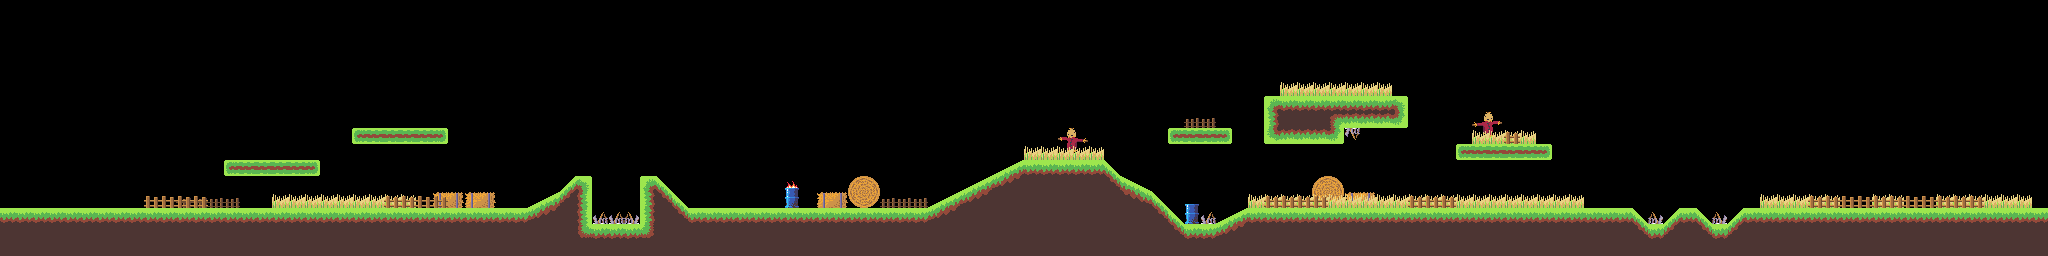

This game map was drawn from its Tiled (.tmx) file and the tilesets committed beside it. A one-line description and the trimmed map source follow:
An orthogonal 128x16 tile map with 16x16 px tiles, 3 tile layers (background, midground, foreground) and 41 objects (player).

<map version="1.5" tiledversion="1.7.0" orientation="orthogonal" renderorder="right-down" width="128" height="16" tilewidth="16" tileheight="16" infinite="0" nextlayerid="8" nextobjectid="87">
 <editorsettings>
  <export target="level_1.lua" format="lua" />
 </editorsettings>
 <tileset firstgid="1" name="tileset" tilewidth="16" tileheight="16" tilecount="64" columns="8">
  <image source="atlas.png" width="128" height="128" />
  <tile id="19">
   <animation>
    <frame tileid="19" duration="200" />
    <frame tileid="20" duration="200" />
    <frame tileid="21" duration="200" />
   </animation>
  </tile>
 </tileset>
 <layer id="3" name="background" width="128" height="16">
  <data>[2048 cells, 20 non-empty, 9 distinct tile ids]</data>
 </layer>
 <layer id="1" name="midground" width="128" height="16">
  <data>[2048 cells, 540 non-empty, 24 distinct tile ids]</data>
 </layer>
 <layer id="5" name="foreground" width="128" height="16">
  <data>[2048 cells, 38 non-empty, 2 distinct tile ids]</data>
 </layer>
 <objectgroup color="#00ff00" id="7" name="goals">
  <object id="81" x="1840" y="0" width="208" height="208" />
 </objectgroup>
 <objectgroup id="2" name="collisions">
  <object id="23" x="0" y="208" width="528" height="16" />
  <object id="28" x="-16" y="0" width="16" height="256" />
  <object id="31" x="592" y="224" width="48" height="16" />
  <object id="34" x="688" y="208" width="240" height="16" />
  <object id="41" x="640" y="176">
   <polygon points="0,0 16,0 48,32 48,48 0,48" />
  </object>
  <object id="42" x="784" y="188" width="16" height="20" />
  <object id="45" x="224" y="160" width="96" height="16" />
  <object id="46" x="352" y="128" width="96" height="16" />
  <object id="48" x="816" y="192" width="32" height="16" />
  <object id="49" x="848" y="176" width="32" height="32" />
  <object id="50" x="528" y="208">
   <polygon points="0,0 32,-16 32,16 0,16" />
  </object>
  <object id="51" x="560" y="192">
   <polygon points="0,0 16,-16 32,-16 32,32 0,32" />
  </object>
  <object id="52" x="1024" y="160" width="80" height="16" />
  <object id="53" x="1184" y="224" width="32" height="16" />
  <object id="54" x="1248" y="208" width="384" height="16" />
  <object id="55" x="928" y="208">
   <polygon points="0,0 96,-48 96,16 0,16" />
  </object>
  <object id="56" x="1104" y="160">
   <polygon points="0,0 0,16 16,16" />
  </object>
  <object id="57" x="1120" y="176">
   <polygon points="0,0 32,16 64,48 64,64 0,64" />
  </object>
  <object id="58" x="1216" y="224">
   <polygon points="0,0 32,-16 32,16 0,16" />
  </object>
  <object id="59" x="1168" y="128" width="64" height="16" />
  <object id="60" x="1264" y="96" width="80" height="48" />
  <object id="61" x="1344" y="96" width="64" height="32" />
  <object id="62" x="1456" y="144" width="96" height="16" />
  <object id="63" x="1680" y="208" width="16" height="16" />
  <object id="64" x="1744" y="208" width="304" height="16" />
  <object id="65" x="1648" y="224" width="16" height="16" />
  <object id="66" x="1712" y="224" width="16" height="16" />
  <object id="67" x="1632" y="208">
   <polygon points="0,0 16,16 16,32 0,32" />
  </object>
  <object id="68" x="1664" y="224">
   <polygon points="0,0 16,-16 16,16 0,16" />
  </object>
  <object id="69" x="1696" y="208">
   <polygon points="0,0 0,32 16,32 16,16" />
  </object>
  <object id="70" x="1728" y="224">
   <polygon points="0,0 16,-16 16,16 0,16" />
  </object>
  <object id="75" x="1184" y="204" width="16" height="20" />
 </objectgroup>
 <objectgroup color="#ff0000" id="6" name="deathzones">
  <object id="35" x="592" y="208" width="48" height="16" />
  <object id="43" x="784" y="176" width="16" height="32" />
  <object id="76" x="1344" y="128" width="16" height="16" />
  <object id="77" x="1200" y="208" width="16" height="16" />
  <object id="78" x="1648" y="208" width="16" height="16" />
  <object id="79" x="1712" y="208" width="16" height="16" />
  <object id="84" x="-16" y="256" width="2064" height="128" />
 </objectgroup>
 <objectgroup color="#00aaff" id="4" name="objects">
  <object id="86" type="player" x="96" y="192">
   <point />
  </object>
 </objectgroup>
</map>